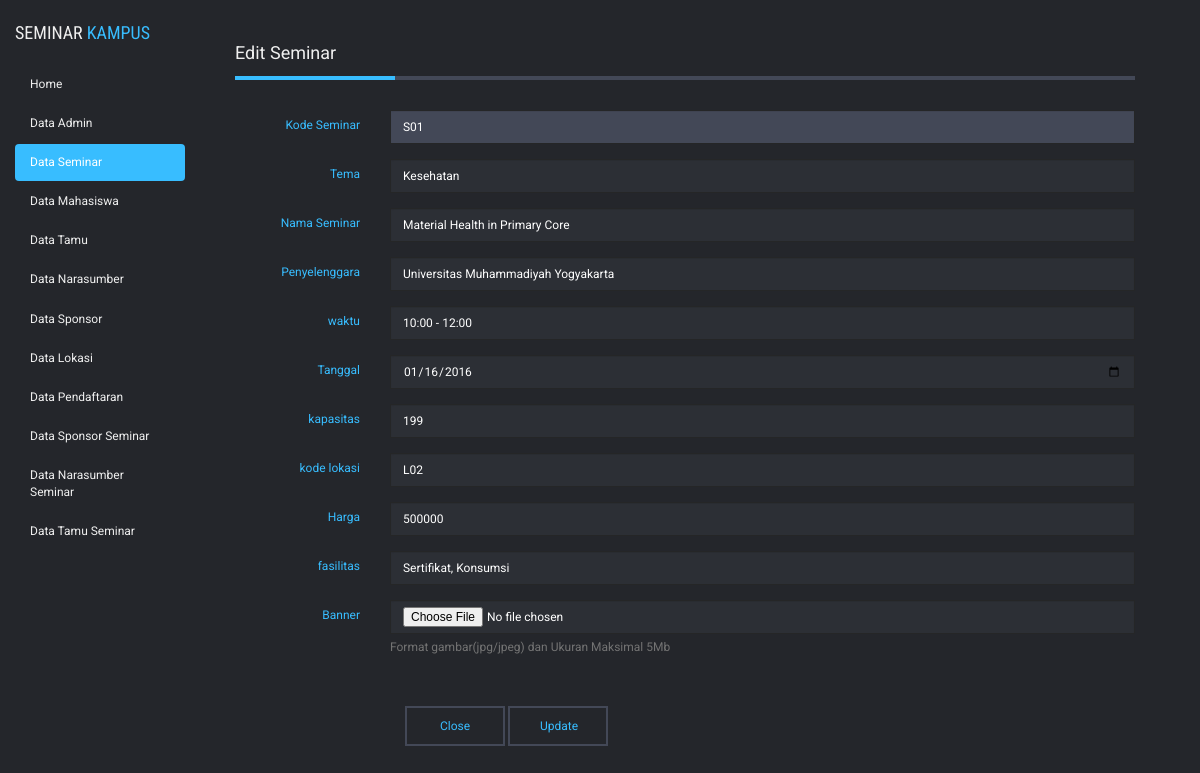
/admin/admin.php?module=data_seminar&act=editseminar&id=S01, run on the app's committed database.
### tables this page shows
CREATE TABLE `seminar` (
  `kode_seminar` char(8) NOT NULL,
  `tema` char(50) DEFAULT NULL,
  `nama_seminar` varchar(100) DEFAULT NULL,
  `penyelenggara` varchar(50) DEFAULT NULL,
  `waktu` varchar(30) DEFAULT NULL,
  `tanggal` date NOT NULL,
  `kode_lokasi` varchar(10) NOT NULL,
  `kapasitas` int(11) DEFAULT NULL,
  `harga` int(11) NOT NULL,
  `fasilitas` varchar(100) NOT NULL,
  `banner` varchar(100) DEFAULT 'belum ada banner',
  PRIMARY KEY (`kode_seminar`),
  KEY `kode_lokasi` (`kode_lokasi`),
  CONSTRAINT `seminar_ibfk_1` FOREIGN KEY (`kode_lokasi`) REFERENCES `lokasi` (`kode_lokasi`) ON DELETE CASCADE ON UPDATE CASCADE
);

### admin/module_seminar/edit_seminar.php
<?php
$edit=mysql_query("SELECT * FROM seminar WHERE kode_seminar='$_GET[id]'");
    $ed=mysql_fetch_array($edit);
?>
  <div class="content">
    <div class="edit-cont">
      <div class="edit-title"><p>Edit Seminar</p></div>
<?php
     echo "<form class='form-horizontal' method=POST action='$action?module=data_seminar&act=update_seminar' enctype='multipart/form-data'>
          <input type='hidden' name='id' value='$ed[kode_seminar]'>
          <div class='form-group'>
            <label class='col-lg-2 control-label'> Kode Seminar</label>
            <div class='col-lg-10'>
              <input type='text' class='form-control' value='$ed[kode_seminar]' disabled>
            </div>
          </div>
          <div class='form-group'>
            <label class='col-lg-2 control-label'> Tema</label>
            <div class='col-lg-10'>
              <input type='text' class='form-control' name='tema' value='$ed[tema]'>
            </div>
          </div>
          <div class='form-group'>
            <label for='admin-usr' class='col-lg-2 control-label'> Nama Seminar</label>
            <div class='col-lg-10'>
              <input type='text' class='form-control' name='nama_seminar' value='$ed[nama_seminar]'>
            </div>
          </div>
          <div class='form-group'>
            <label for='admin-usr' class='col-lg-2 control-label'> Penyelenggara</label>
            <div class='col-lg-10'>
              <input type='text' class='form-control' name='penyelenggara' value='$ed[penyelenggara]'>
            </div>
          </div>
          <div class='form-group'>
            <label for='admin-usr' class='col-lg-2 control-label'> waktu</label>
            <div class='col-lg-10'>
              <input type='text' class='form-control' name='waktu' value='$ed[waktu]'>
            </div>
          </div>
          <div class='form-group'>
            <label for='admin-usr' class='col-lg-2 control-label'> Tanggal</label>
            <div class='col-lg-10'>
              <input type='date' class='form-control' name='tanggal' value='$ed[tanggal]'>
            </div>
          </div>
         <div class='form-group'>
            <label for='admin-usr' class='col-lg-2 control-label'> kapasitas</label>
            <div class='col-lg-10'>
              <input type='text' class='form-control' name='kapasitas' value='$ed[kapasitas]'>
            </div>
          </div>
          <div class='form-group'>
            <label for='admin-usr' class='col-lg-2 control-label'> kode lokasi</label>
            <div class='col-lg-10'>
              <input type='text' class='form-control' name='kode_lokasi' value='$ed[kode_lokasi]'>
            </div>
          </div>
          <div class='form-group'>
            <label for='admin-usr' class='col-lg-2 control-label'> Harga</label>
            <div class='col-lg-10'>
              <input type='text' class='form-control' name='harga' value='$ed[harga]'>
            </div>
          </div>
          <div class='form-group'>
            <label for='admin-usr' class='col-lg-2 control-label'> fasilitas</label>
            <div class='col-lg-10'>
              <input type='text' class='form-control' name='fasilitas' value='$ed[fasilitas]'>
            </div>
          </div>
           <div class='form-group'>
            <label for='admin-usr' class='col-lg-2 control-label'> Banner</label>
            <div class='col-lg-10'>
            <input type='hidden' class='form-control' name='banner_def' value='$ed[banner]'>
                <input type='file' class='form-control' name='banner'>
                <p class='help-block'>Format gambar(jpg/jpeg) dan Ukuran Maksimal 5Mb</p>
              </div>
            </div>
          <div class='button-edit'>
            <button class='button-foot' onclick=self.history.back()>Close</button>
            <button class='button-foot' type='submit'>Update</button>
          </div>
          </form>
          ";
?>

### assets/css/style.css (style rules this page uses)
body { background:#24262b; font-family: 'Roboto', sans-serif; position: relative; font-size: 12px; color: #efefef; }
body a, body button, body div { transition:0.5s all; -webkit-transition:0.5s all; -moz-transition:0.5s all; -o-transition:0.5s all; -ms-transition:0.5s all; }
p { margin:0; }
.form-control { font-size: 12px; }
.content { margin-top: 60px; }
.form-group { color: #38BDFF; }
.form-group label { font-weight: 400; }
.button-foot { background: transparent; padding: 10px 30px; border: 2px solid #434857; font-size: 12px; color: #38BDFF; height: 40px; width: 100px; }
.edit-cont { margin-top: -50px; }
.edit-title { font-size: 18px; border-bottom: 4px solid #434857; margin-bottom: 30px; }
.edit-title p { border-bottom: 4px solid #38BDFF; width: 160px; margin-bottom: -4px; padding-bottom: 10px; }
.edit-cont .form-control { border-radius: 0px; background: rgb(44, 47, 53); border: 1px solid #252627; color: #fff; }
.button-edit { margin-left: 170px; margin-top: 40px; }
.form-control[disabled] { background: #434857; }

### data on the page
seminar: kode_seminar "S01", tema "Kesehatan", nama_seminar "Material Health in Primary Core", penyelenggara "Universitas Muhammadiyah Yogyakarta", waktu "10:00 - 12:00", tanggal "01/16/2016", kapasitas "199", kode_lokasi "L02", harga "500000", fasilitas "Sertifikat, Konsumsi"
